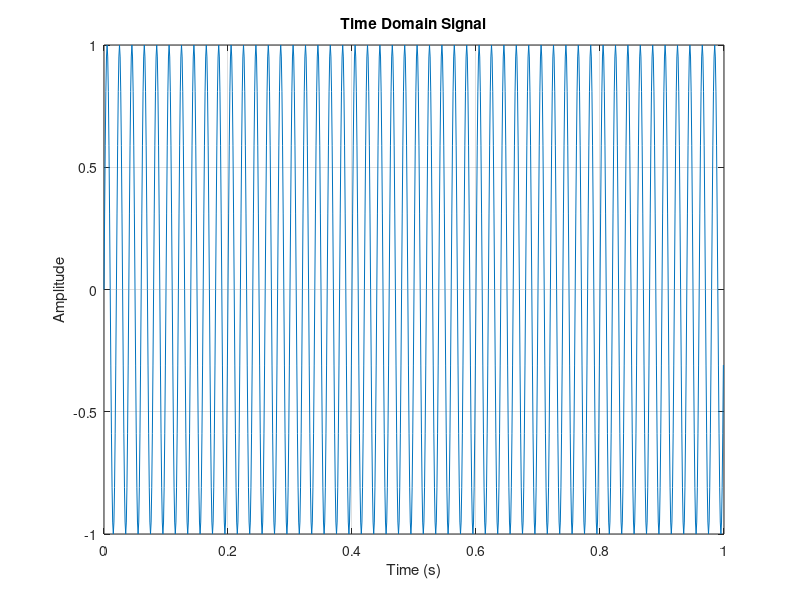
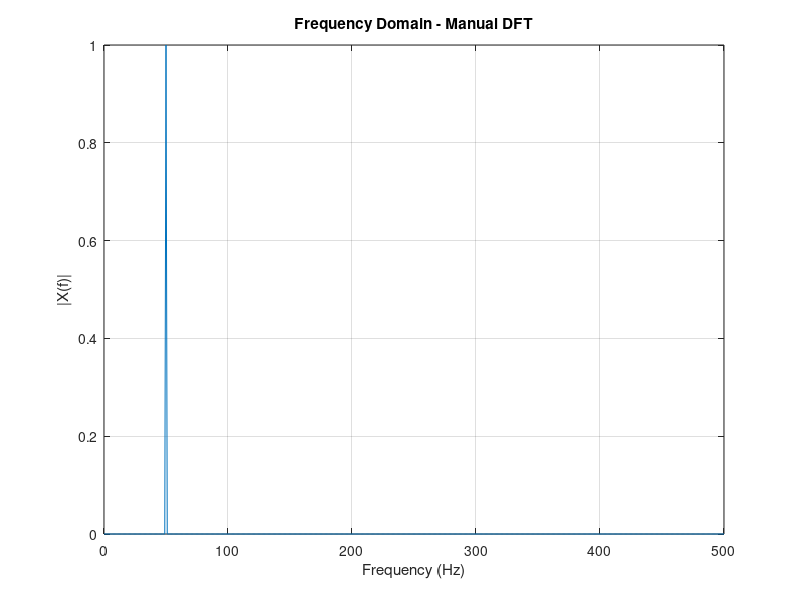

Here is the MATLAB script that generated these plots, in order:
% Parameters
Fs = 1000; % Sampling Frequency (Hz)
T = 1/Fs; % Sampling Period
L = 1000; % Number of Samples (Keep small for manual DFT)
t = (0:L-1)*T; % Time Vector

f = 50; % Sine Frequency
A = 1; % Amplitude

% Generate sine wave
x = A * sin(2*pi*f*t);

% Manual DFT
X = zeros(1, L); % Preallocate output
for k = 0:L-1
    for n = 0:L-1
        X(k+1) = X(k+1) + x(n+1)*exp(-1j*2*pi*k*n/L);
    end
end

% Compute magnitude
P2 = abs(X)/L; % Two-sided
P1 = P2(1:L/2+1); % Single-sided
P1(2:end-1) = 2*P1(2:end-1); %Adjust for single-sided spectrum

%Frequency axis
f_axis = Fs*(0:(L/2))/L;

% Plot time-domain signal
figure;
plot(t, x);
title('Time Domain Signal');
xlabel('Time (s)');
ylabel('Amplitude');
grid on;

% Plot frequency-domain manual dft
figure;
plot(f_axis, P1);
title('Frequency Domain - Manual DFT');
xlabel('Frequency (Hz)');
ylabel('|X(f)|');
grid on;
